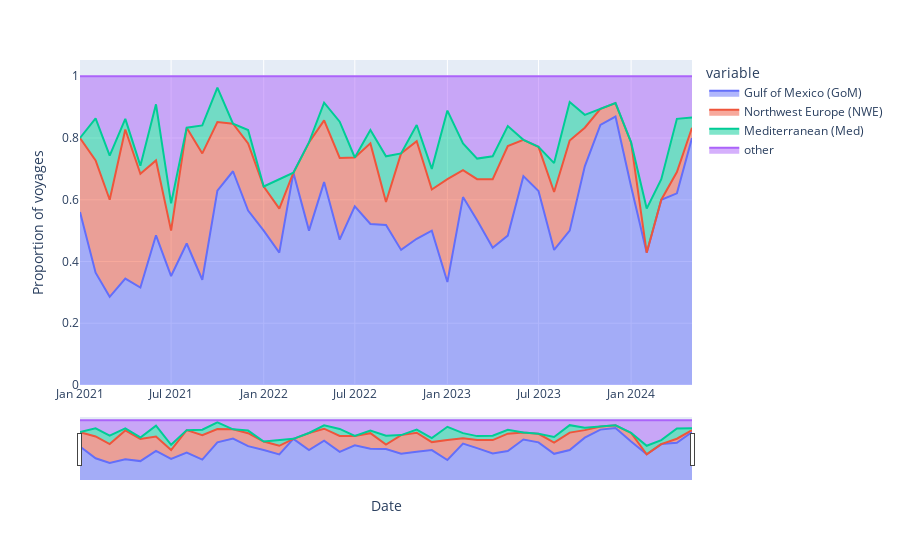

This figure's notebook cell:
### Markdown cell above
### Worked example - TC2
In this example, we visualise the behaviour of MR2 tankers after discharging CPP on TC2 (Europe-to-USAC).

### Code cell
# Query and plot post ballast counts for MR2s trading TC2
tc2_post_ballast=post_ballast_distribution(origin=nwe, origin_excl=None, 
                                           destination=usac, destination_excl=None, 
                                           vessel_class='oil_mr2', 
                                           product=cpp, product_excl=lpg, 
                                           start_y=2021, start_m=1, start_d=1, 
                                           end_y=2024, end_m=5, end_d=31, 
                                           show_top_x=3, plot=True, option='proportions')
